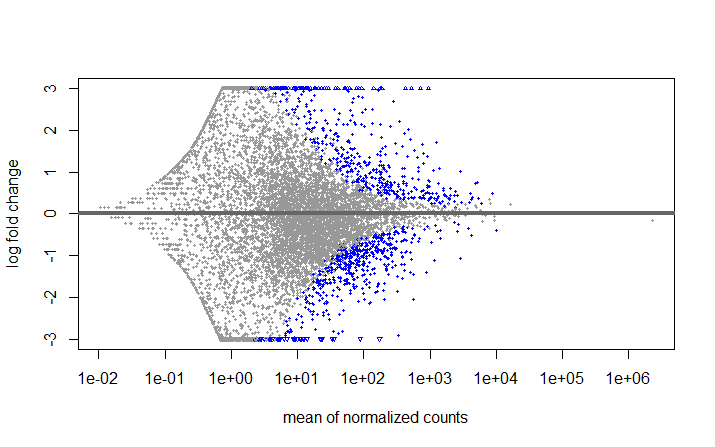

The R source for this figure:

#### kisumu vs unexposed


#Load packages ----
library(ggplot2)
library(tidyverse)
library(ggpubr)
library(limma)
library(DESeq2)
install_github("cran/limma")



#set the working directory. Go to compartment D on your computer and create a folder named isaiah. And transfer the csv file into this folder, name the excel file as table_gene_counts.csv, And make sure this excel file is saved as comma delimited.
# check your present working directory
getwd()

#or set a new folder as your working directory 

setwd("C:/Users/indindag/OneDrive - State of Connecticut/Desktop/Godfrey/Isaiah 2nd Ms")
#To load your data, and give it a new name e.g alldata
a_data <- read.csv("data_feature_count.csv", header = T, row.names =1)
names(a_data)
unexposed_kis <- a_data[, c(1, 51, 52, 53, 54, 55, 56, 57, 58, 59, 60, 61, 62, 63, 64, 65, 66, 67, 68, 69, 70, 71, 72, 73, 74, 75, 2, 3, 4, 5, 6, 7, 8, 9, 10, 21, 38, 39, 40, 41, 42, 43, 44, 45, 46, 47, 48, 49, 50)]
names(unexposed_kis)
write.csv(unexposed_kis, "unexposed_vs_susceptible_kisumu.csv")



head(unexposed_kis)
rownames(unexposed_kis) <- unexposed_kis[,1]
unexposed_kis <- unexposed_kis[,-1]
head(unexposed_kis)

all(colnames(unexposed_kis) == matrix_Info2R2$sample.id)

str(unexposed_kis)


#sample info
matrix_Info2R2 <- as.matrix(read.delim("kis_susc_unexposed.txt", header = T, sep = '\t', row.names =1))

all(colnames(unexposed_kis) %in% rownames(matrix_Info2R2))

all(colnames(unexposed_kis) == rownames(matrix_Info2R2))


#undertake differential analysis, but first ensure the library is loaded
library(DESeq2)

dd_unexposed_kis<- DESeqDataSetFromMatrix(unexposed_kis, matrix_Info2R2, ~condition)
dd_unexposed_kis

keep_dd_unexposed_kis <- rowSums(counts(dd_unexposed_kis)) >20


dd_unexposed_kis <- dd_unexposed_kis[keep_dd_unexposed_kis]

ddsDE_unexposed_kis <- DESeq(dd_unexposed_kis)


results(ddsDE_unexposed_kis, alpha = 0.05)

normCounts <- counts(ddsDE_unexposed_kis, normalized =T)

write.csv(normCounts, "norma_kisumu_susce_vs_unexposed.csv")


Res_unexposed_kis<- results(ddsDE_unexposed_kis, alpha = 0.05)

summary(Res_unexposed_kis)

resOrdered_all <- Res_unexposed_kis[order(Res_unexposed_kis$padj),]

write.csv(resOrdered_all, "deseq.sus_kis_unexposed.csv")

resultsNames(ddsDE_unexposed_kis)

plotMA(ddsDE_unexposed_kis, ylim=c(-3,3))

deseqRes_unexposed_kis <- read.csv("deseq.sus_kis_unexposed.csv", row.names = 1)

deseqRes_unexposed_kis <- na.omit(deseqRes_unexposed_kis)

deseqRes_unexposed_kis$differentialexpressed <- 'No'

deseqRes_unexposed_kis$differentialexpressed[deseqRes_unexposed_kis$log2FoldChange>0.06&deseqRes_unexposed_kis$padj<0.05] <- 'Up'
deseqRes_unexposed_kis$differentialexpressed[deseqRes_unexposed_kis$log2FoldChange<0.06&deseqRes_unexposed_kis$padj<0.05] <- 'Down'
####



library(ggplot2)


ggplot(deseqRes_unexposed_kis, aes(x=log2FoldChange, y=-log10(padj), col =differentialexpressed)) + geom_point()

ggplot(deseqRes_unexposed_kis, aes(x=log2FoldChange, y=-log10(padj), col =differentialexpressed)) + geom_point(stroke =2 , shape = 16, size=1)+ 
  theme(panel.background = element_rect(fill = "white", color = "grey50"))

ggplot(deseqRes_unexposed_kis, aes(x=log2FoldChange, y=-log10(padj), col =differentialexpressed)) +
  geom_point(stroke =2 , shape = 16, size=1)+
  theme(panel.background = element_rect(fill = "white", color = "grey50")) +
  #scale_y_continuous(limits = c(0, 120))+
  geom_vline(xintercept=c(-1, 1), col="black", lty=3) + geom_hline(yintercept = -log10(0.01), lty=3, color="black")+
  theme(legend.title=element_blank())+
  #scale_y_continuous(limits = c(0, 90))+
  ggtitle("Kisumu strain vs Unexposed")+
  labs(x = expression ("log"[2](FC)), y=expression("-log"[10](FDR)))
